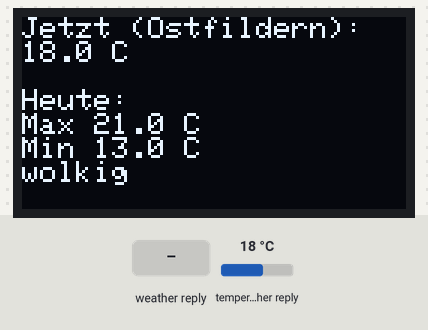
The sketch below on a simulated ESP8266 (NodeMCU). On the bench: 128×64 one-colour display. The inputs (shaded band) are chosen by the test bench; at power-on: temperature in the weather reply 18 °C. WiFi joins after 1.5 s; servers stay silent unless stated; web services answer with replies made up by the test bench; what the sketch prints to the serial monitor is not drawn.

Above: at 5.1 s.
5.2 s: weather in the web reply set to Clear
At 10.9 s:
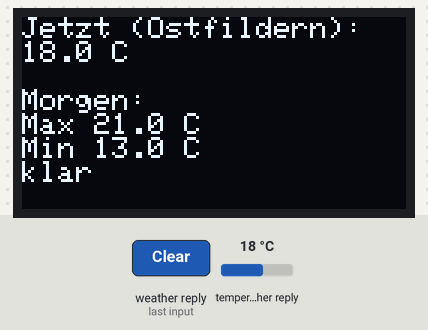
21.8 s: weather in the web reply set to Rain
At 30.9 s:
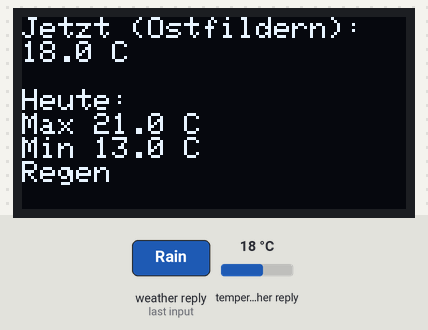
31.9 s: weather in the web reply set to Snow
At 40.9 s:
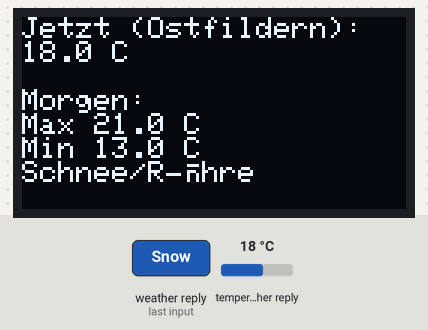
41.9 s: temperature in the weather reply set to -14 °C
52.0 s: weather in the web reply set to Thunderstorm
At 61.0 s:
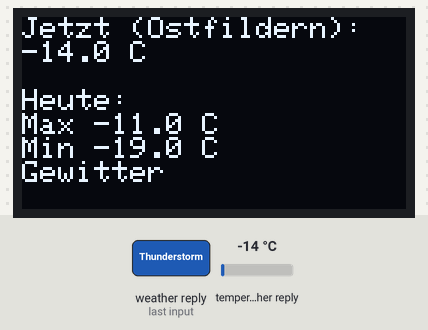
62.1 s: weather in the web reply set to Clouds
At 71.0 s:
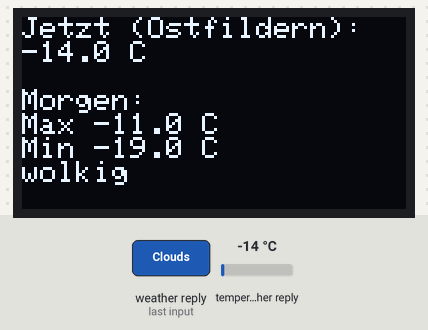
Timing chart, 0 to 72.5 s (numbered marks = the images above; inputs shaded):
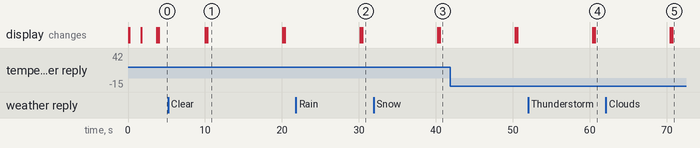

Measured:
- after the input at 5.2 s, the display: first differs from a run without the input after 5.1 s (image 1)
- after the input at 21.8 s, the display: first differs from a run without the input after 8.6 s (image 2)
- after the input at 31.9 s, the display: first differs from a run without the input after 8.6 s (image 3)
- after the input at 52.0 s, the display: first differs from a run without the input after 8.6 s (image 4)
- after the input at 62.1 s, the display: first differs from a run without the input after 8.6 s (image 5)
- what the display in image 1 shows lasts 9.8 s, from 10.3 s to 20.1 s

The sketch:

weather-public.ino
```cpp
#include <ESP8266WiFi.h>
#include <ESP8266HTTPClient.h>
#include <ArduinoJson.h>
#include <Wire.h>
#include <Adafruit_SSD1306.h>

#define SCREEN_WIDTH 128
#define SCREEN_HEIGHT 64
#define OLED_RESET     -1
#define SCREEN_ADDRESS 0x3C
#define OLED_SDA 14   // D6 (GPIO14)
#define OLED_SCL 12   // D5 (GPIO12)

const char* ssid = "ssid";
const char* password = "key";

const String url = "http://api.open-meteo.com/v1/forecast"
                   "?latitude=48.73&longitude=9.27"
                   "&current_weather=true"
                   "&timezone=Europe/Berlin"
                   "&daily=temperature_2m_max,temperature_2m_min,weathercode";

struct Weather {
  float currTemp = 0.0;
  int currCode = 0;
  float todayMax = 0.0;
  float todayMin = 0.0;
  int todayCode = 0;
  float tomorrowMax = 0.0;
  float tomorrowMin = 0.0;
  int tomorrowCode = 0;
  float currWindSpeed = 0.0;
  int currWindDir = 0;
} weather;

int screen = 0;
unsigned long lastSwitch = 0;
const unsigned long interval = 10000;

Adafruit_SSD1306* display;

String weatherDescFromCode(int code) {
  if (code == 0) return "klar";
  else if (code >= 1 && code <= 3) return "wolkig";
  else if (code == 45 || code == 48) return "Nebel";
  else if (code >= 51 && code <= 67) return "Regen";
  else if (code >= 71 && code <= 77) return "Schnee/R\u00e4hre";
  else if (code >= 80 && code <= 86) return "Regenschauer";
  else if (code >= 95) return "Gewitter";
  return "unbekannt";
}

String windDirectionToString(int degrees) {
  const char* directions[] = { "N", "NO", "O", "SO", "S", "SW", "W", "NW" };
  int index = (degrees + 22) / 45;
  return directions[index % 8];
}

void showMessageOnDisplay(const char* line1, const char* line2 = nullptr, const char* line3 = nullptr) {
  display->clearDisplay();
  display->setTextSize(1);
  display->setTextColor(SSD1306_WHITE);
  display->setCursor(0, 0);
  display->println(line1);
  if (line2) display->println(line2);
  if (line3) display->println(line3);
  display->display();
}

void setup() {
  Serial.begin(115200);
  delay(100);

  Serial.println(F("Setup startet"));

  Wire.begin(OLED_SDA, OLED_SCL);
  display = new Adafruit_SSD1306(SCREEN_WIDTH, SCREEN_HEIGHT, &Wire, OLED_RESET);
  if (!display->begin(SSD1306_SWITCHCAPVCC, SCREEN_ADDRESS)) {
    Serial.println(F("SSD1306 allocation failed"));
    showMessageOnDisplay("Display Fehler", "SSD1306 init failed");
    while (1);
  }
  display->clearDisplay();
  display->display();

  Serial.print("Verbinde mit WLAN: ");
  Serial.println(ssid);
  showMessageOnDisplay("Verbinde mit WLAN", ssid);

  WiFi.begin(ssid, password);
  WiFi.persistent(true);         // <--- added
  WiFi.setAutoReconnect(true);   // <--- added

  unsigned long wifiStart = millis();
  while (WiFi.status() != WL_CONNECTED) {
    delay(500);
    Serial.print(".");
    if (millis() - wifiStart > 20000) {
      Serial.println("\nWLAN Verbindung fehlgeschlagen!");
      showMessageOnDisplay("WLAN Fehler", "Keine Verbindung");
      while (1);
    }
  }

  Serial.println("\nWLAN verbunden.");
  showMessageOnDisplay("WLAN verbunden", WiFi.localIP().toString().c_str());
  delay(2000);

  fetchWeather();
}

void loop() {
  if (millis() - lastSwitch > interval) {
    screen = (screen + 1) % 3;
    lastSwitch = millis();
    fetchWeather();
  }
  displayWeather(screen);
  delay(100);
}

void fetchWeather() {
  // Manual reconnect fallback
  if (WiFi.status() != WL_CONNECTED) {
    Serial.println("WLAN getrennt, versuche neu zu verbinden...");
    WiFi.disconnect();
    WiFi.begin(ssid, password);
    unsigned long startAttempt = millis();
    while (WiFi.status() != WL_CONNECTED && millis() - startAttempt < 10000) {
      delay(500);
      Serial.print(".");
    }
    if (WiFi.status() != WL_CONNECTED) {
      showMessageOnDisplay("WLAN Fehler", "Neuverbinden fehlgeschl.");
      return;
    }
  }

  Serial.println("Hole Wetterdaten...");
  showMessageOnDisplay("Wetterdaten abrufen...");

  WiFiClient client;
  HTTPClient http;
  http.begin(client, url);

  int httpCode = http.GET();

  if (httpCode == HTTP_CODE_OK) {
    String payload = http.getString();
    Serial.println("Antwort erhalten:");
    Serial.println(payload);

    DynamicJsonDocument json(4096);
    DeserializationError err = deserializeJson(json, payload);

    if (!err) {
      weather.currTemp = json["current_weather"]["temperature"].as<float>();
      weather.currCode = json["current_weather"]["weathercode"].as<int>();
      weather.currWindSpeed = json["current_weather"]["windspeed"].as<float>();
      weather.currWindDir = json["current_weather"]["winddirection"].as<int>();

      weather.todayMax = json["daily"]["temperature_2m_max"][0].as<float>();
      weather.todayMin = json["daily"]["temperature_2m_min"][0].as<float>();
      weather.todayCode = json["daily"]["weathercode"][0].as<int>();

      weather.tomorrowMax = json["daily"]["temperature_2m_max"][1].as<float>();
      weather.tomorrowMin = json["daily"]["temperature_2m_min"][1].as<float>();
      weather.tomorrowCode = json["daily"]["weathercode"][1].as<int>();

      Serial.println("Wetterdaten erfolgreich aktualisiert.");
    } else {
      Serial.print("JSON Fehler: ");
      Serial.println(err.c_str());
      showMessageOnDisplay("JSON Fehler", err.c_str());
    }
  } else {
    Serial.printf("HTTP Fehler: %d\n", httpCode);
    char buf[32];
    snprintf(buf, sizeof(buf), "HTTP Fehler: %d", httpCode);
    showMessageOnDisplay("HTTP Fehler", buf);
  }
  http.end();
}

void displayWeather(int s) {
  display->clearDisplay();
  display->setTextSize(1);
  display->setTextColor(SSD1306_WHITE);
  display->setCursor(0, 0);

  char buf[32];

  switch (s) {
    case 0:
      display->println(F("Jetzt (Ostfildern):"));
      snprintf(buf, sizeof(buf), "%.1f C", weather.currTemp);
      display->println(buf);
      display->println();
      display->println(F("Heute:"));
      snprintf(buf, sizeof(buf), "Max %.1f C", weather.todayMax);
      display->println(buf);
      snprintf(buf, sizeof(buf), "Min %.1f C", weather.todayMin);
      display->println(buf);
      display->println(weatherDescFromCode(weather.todayCode));
      break;

    case 1:
      display->println(F("Jetzt (Ostfildern):"));
      snprintf(buf, sizeof(buf), "%.1f C", weather.currTemp);
      display->println(buf);
      display->println();
      display->println(F("Morgen:"));
      snprintf(buf, sizeof(buf), "Max %.1f C", weather.tomorrowMax);
      display->println(buf);
      snprintf(buf, sizeof(buf), "Min %.1f C", weather.tomorrowMin);
      display->println(buf);
      display->println(weatherDescFromCode(weather.tomorrowCode));
      break;

    case 2:
      display->println(F("Wind heute:"));
      snprintf(buf, sizeof(buf), "Stärke: %.1f km/h", weather.currWindSpeed);
      display->println(buf);
      snprintf(buf, sizeof(buf), "Richtung: %d°", weather.currWindDir);
      display->println(buf);
      snprintf(buf, sizeof(buf), "Richtung: %s", windDirectionToString(weather.currWindDir).c_str());
      display->println(buf);
      break;
  }
  display->display();
}
```
